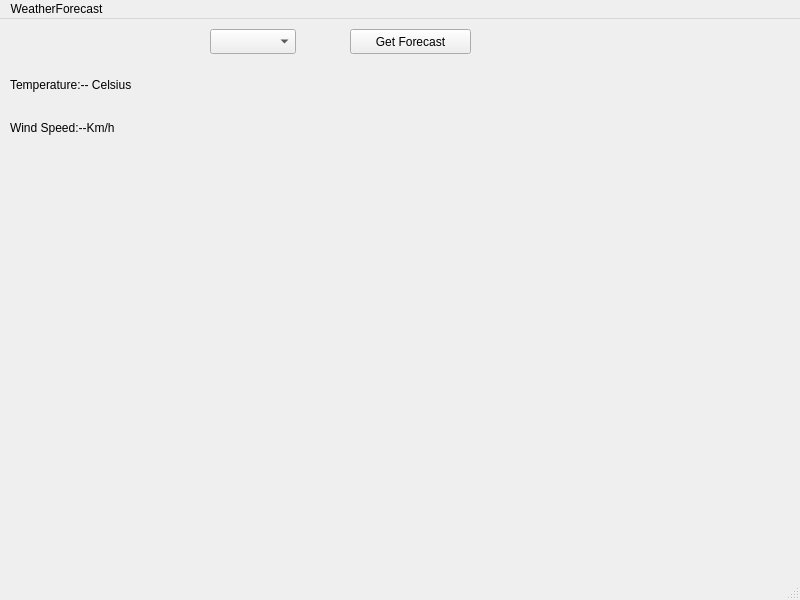
<?xml version="1.0" encoding="UTF-8"?>
<ui version="4.0">
 <class>MainWindow</class>
 <widget class="QMainWindow" name="MainWindow">
  <property name="geometry">
   <rect>
    <x>0</x>
    <y>0</y>
    <width>800</width>
    <height>600</height>
   </rect>
  </property>
  <property name="windowTitle">
   <string>MainWindow</string>
  </property>
  <widget class="QWidget" name="centralwidget">
   <widget class="QComboBox" name="cityComboBox">
    <property name="geometry">
     <rect>
      <x>210</x>
      <y>10</y>
      <width>86</width>
      <height>25</height>
     </rect>
    </property>
   </widget>
   <widget class="QPushButton" name="fetchButton">
    <property name="geometry">
     <rect>
      <x>350</x>
      <y>10</y>
      <width>121</width>
      <height>25</height>
     </rect>
    </property>
    <property name="text">
     <string>Get Forecast</string>
    </property>
   </widget>
   <widget class="QLabel" name="tempLabel">
    <property name="geometry">
     <rect>
      <x>10</x>
      <y>50</y>
      <width>171</width>
      <height>31</height>
     </rect>
    </property>
    <property name="text">
     <string>Temperature:-- Celsius</string>
    </property>
   </widget>
   <widget class="QLabel" name="windLabel">
    <property name="geometry">
     <rect>
      <x>10</x>
      <y>100</y>
      <width>131</width>
      <height>17</height>
     </rect>
    </property>
    <property name="text">
     <string>Wind Speed:--Km/h</string>
    </property>
   </widget>
   <widget class="QChartView" name="chartWidget" native="true">
    <property name="geometry">
     <rect>
      <x>260</x>
      <y>70</y>
      <width>381</width>
      <height>201</height>
     </rect>
    </property>
   </widget>
  </widget>
  <widget class="QMenuBar" name="menubar">
   <property name="geometry">
    <rect>
     <x>0</x>
     <y>0</y>
     <width>800</width>
     <height>22</height>
    </rect>
   </property>
   <widget class="QMenu" name="menuobjectName">
    <property name="title">
     <string>WeatherForecast</string>
    </property>
   </widget>
   <addaction name="menuobjectName"/>
  </widget>
  <widget class="QStatusBar" name="statusbar"/>
 </widget>
 <customwidgets>
  <customwidget>
   <class>QChartView</class>
   <extends>QWidget</extends>
   <header>QChartView.h</header>
   <container>1</container>
  </customwidget>
 </customwidgets>
 <resources/>
 <connections/>
</ui>
